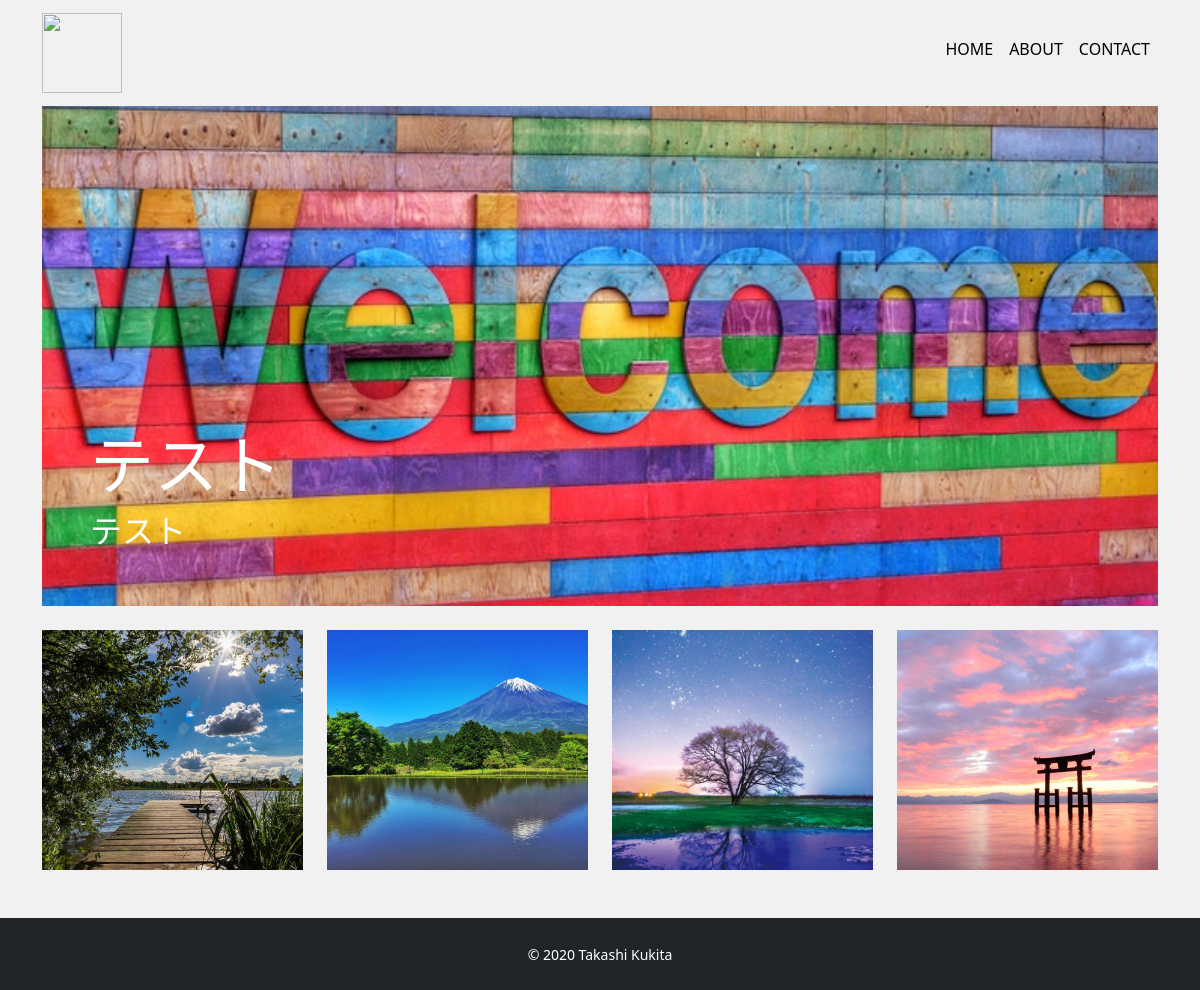
The page / on the database its author committed.
### app/models.py (models this page shows, shortened)
class Profile(models.Model):
    title = models.CharField('タイトル', max_length=100, null=True, blank=True)
    subtitle = models.CharField('サブタイトル', max_length=100, null=True, blank=True)
    name = models.CharField('名前', max_length=100, )
    job = models.TextField('仕事')
    introduction = models.TextField('自己紹介')
    github = models.CharField('github', max_length=100, null=True, blank=True)
    twitter = models.CharField('twitter', max_length=100, null=True, blank=True)
    linkedin = models.CharField('linkedin', max_length=100, null=True, blank=True)
    facebook = models.CharField('facebook', max_length=100, null=True, blank=True)
    instagram = models.CharField('instagram', max_length=100, null=True, blank=True)
    topimage = models.ImageField(upload_to='images', verbose_name='トップ画像')
    subimage = models.ImageField(upload_to='images', verbose_name='サブ画像')

class Work(models.Model):
    title = models.CharField('タイトル', max_length=100)
    image = models.ImageField(upload_to='images', verbose_name='イメージ画像')
    thumbnail = models.ImageField(upload_to='images', verbose_name='サムネイル',null=True, blank=True)
    skill = models.CharField('スキル', max_length=100)
    url = models.CharField('URL', max_length=100,null=True, blank=True)
    created = models.DateField('作成日')
    description = models.TextField('説明')

### app/views.py (the view)
# urls.py: path('',views.IndexView.as_view(), name='index'),
class IndexView(View):
    def get(self, request, *args, **kwargs):
        profile_data = Profile.objects.all()
        if profile_data.exists():
            profile_data = profile_data.order_by('-id')[0]
        work_data = Work.objects.order_by('-id')
        return render(request, 'app/index.html',{
            'profile_data': profile_data,
            'work_data': work_data
        })

### app/templates/app/index.html (shortened to what this page needs)
{% extends 'app/base.html' %}
{% block content %}
<div class="card top d-flex flex-column justify-content-end mb-4">
    <img src="{{ profile_data.topimage.url }}" alt="">
    <div class="overlay text-white p-5">
        <h1 class="title">{{ profile_data.title }}</h1>
        <h5 class="subtitle">{{ profile_data.subtitle }}</h5>
    </div>
</div>
<div class="row mb-5">
    {% for work in work_data %}
        <div class="col-6 col-md-3 md-3">
            <div class="card work-thambnail">
                {% if work.thumbnail %}
                    <img src="{{ work.thumbnail.url }}" alt="" class="work-img">
                {% else %}
                    <img src="{{ work.image.url }}" alt="" class="work-img">
                {% endif %}
            </div>
        </div>
    {% endfor %}
</div>
{% endblock  %}

### app/templates/app/base.html (shortened to what this page needs)
{% load static %}
<!DOCTYPE html>
<html lang="ja">
<head>
    <link href="https://cdn.jsdelivr.net/npm/bootstrap@5.0.0-beta1/dist/css/bootstrap.min.css" rel="stylesheet">
    <link rel="stylesheet" href="{% static 'css/style.css' %}">
</head>
<body>
    <nav class="navbar navbar-expand-lg">
        <div class="container">
            <a href="/" class="navbar-brand">
                <img src="{% static 'img/logo.svg' %}" alt="" width="80" height="80">
            </a>
            <ul class="navbar-nav">
                <li class="nav-item mr-3">
                    <a href="/" class="nav-link nav-color">HOME</a>
                </li>
                <li class="nav-item mr-3">
                    <a href="{% url 'about' %}" class="nav-link nav-color">ABOUT</a>
                </li>
                <li class="nav-item mr-3">
                    <a href="{% url 'contact' %}" class="nav-link nav-color">CONTACT</a>
                </li>
            </ul>
        </div>
    </nav>
    <main>
        <div class="container">
            {% block content %}
            {% endblock %}
        </div>
    </main>
    <footer class="py-4 bg-dark text-center">
        <small class="text-white">&copy; 2020 Takashi Kukita</small>
    </footer>
</body>
</html>

### app/static/css/style.css (style rules this page uses)
* { margin: 0; padding: 0; box-sizing: border-box; }
body { background: #F1F1F1; display: flex; flex-flow: column; min-height: 100vh; }
main { flex: 1; }
.nav-color { color: black; }
.nav-color:after { content: ""; display: block; height: 2px; background: #EE6C4D; margin-top: 6px; opacity: 0; transform: translate(12px); transition: all 0.3s ease-in-out; }
.top img { object-fit: cover; height: 500px; }
.overlay { position: absolute; }
.title { font-size: 4rem; }
.subtitle { font-size: 2rem; }
.work-img { object-fit: cover; height: 240px; }
.card { border: none; }

### rows shown on the page
Profile: topimage (picture), title "テスト", subtitle "テスト"
Work: thumbnail (picture)
Work: thumbnail (picture)
Work: thumbnail (picture)
Work: thumbnail (picture)
